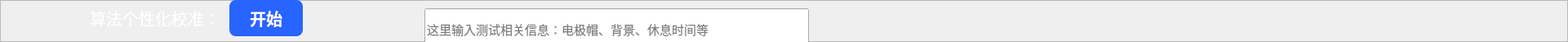
   <widget class="QFrame" name="frame_7">
    <property name="geometry">
     <rect>
      <x>0</x>
      <y>1010</y>
      <width>1921</width>
      <height>51</height>
     </rect>
    </property>
    <property name="styleSheet">
     <string notr="true">background-image: url(:/bottom_1.png);</string>
    </property>
    <property name="frameShape">
     <enum>QFrame::Shape::StyledPanel</enum>
    </property>
    <property name="frameShadow">
     <enum>QFrame::Shadow::Raised</enum>
    </property>
    <widget class="QLineEdit" name="lineEdit_name_2">
     <property name="geometry">
      <rect>
       <x>520</x>
       <y>10</y>
       <width>471</width>
       <height>51</height>
      </rect>
     </property>
     <property name="minimumSize">
      <size>
       <width>1</width>
       <height>1</height>
      </size>
     </property>
     <property name="font">
      <font>
       <family>Agency FB</family>
       <pointsize>11</pointsize>
      </font>
     </property>
     <property name="contextMenuPolicy">
      <enum>Qt::ContextMenuPolicy::DefaultContextMenu</enum>
     </property>
     <property name="placeholderText">
      <string>这里输入测试相关信息：电极帽、背景、休息时间等</string>
     </property>
    </widget>
    <widget class="QPushButton" name="pushButton_subject">
     <property name="geometry">
      <rect>
       <x>281</x>
       <y>0</y>
       <width>90</width>
       <height>44</height>
      </rect>
     </property>
     <property name="minimumSize">
      <size>
       <width>80</width>
       <height>40</height>
      </size>
     </property>
     <property name="styleSheet">
      <string notr="true">QPushButton {
    width: 90px;
    height: 44px;
    background: #2864FF;
    border-radius: 8px;
}

QPushButton {
    font-family: PingFangSC, PingFang SC;
    font-weight: 500;
    font-size: 20px;
    color: #FFFFFF;
    line-height: 28px;
    text-align: center;
    font-style: normal;
}
QPushButton:hover {
margin: 1px 0 0 1px; /* 向左下角移动1像素 */
}
QPushButton:pressed {
margin: 2px 0 0 2px; /* 向左下角移动2像素 */
}</string>
     </property>
     <property name="text">
      <string>开始</string>
     </property>
    </widget>
    <widget class="QLabel" name="label_5">
     <property name="geometry">
      <rect>
       <x>110</x>
       <y>12</y>
       <width>151</width>
       <height>20</height>
      </rect>
     </property>
     <property name="styleSheet">
      <string notr="true">    font-size: 20px;
    text-align: left;
    color: rgba(255, 255, 255, 1);
    background: transparent; /* 去掉文字后的背景 */</string>
     </property>
     <property name="text">
      <string>算法个性化校准：</string>
     </property>
    </widget>
   </widget>
